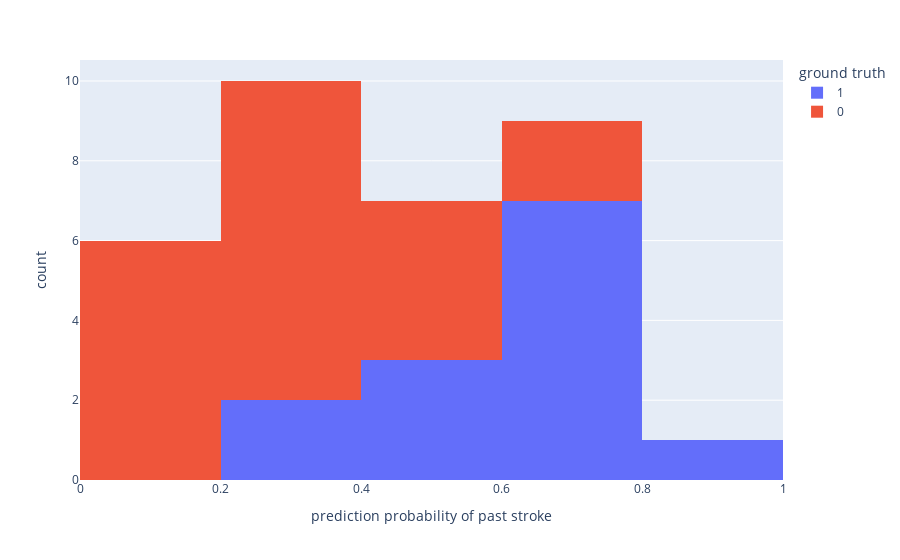

Notebook code cell kept with this figure:
### Markdown cell above
Let's see the probability distribution to see how wrong the model was for test set

### Code cell
y_test_pred_proba = grid_search.best_estimator_.predict_proba(X_test)
predictions = pd.DataFrame({"class": y_test_pred_rf,"rf_probability":y_test_pred_proba[:,1]})
px.histogram(predictions["rf_probability"], color=y_test, labels={"value":"prediction probability of past stroke", "color":"ground truth"})

### Figure 1 — Plotly figure (JSON) as saved in the notebook; plotly's stock layout.template omitted (floating-point values rounded to 4 significant figures)
{"data": [{"alignmentgroup": "True", "bingroup": "x", "hovertemplate": "ground truth=1<br>prediction probability of past stroke=%{x}<br>count=%{y}<extra></extra>", "legendgroup": "1", "marker": {"color": "#636efa", "pattern": {"shape": ""}}, "name": "1", "offsetgroup": "1", "orientation": "v", "showlegend": true, "type": "histogram", "x": [0.63, 0.77, 0.58, 0.51, 0.81, 0.73, 0.66, 0.35, 0.67, 0.29, 0.64, 0.79, 0.43], "xaxis": "x", "yaxis": "y"}, {"alignmentgroup": "True", "bingroup": "x", "hovertemplate": "ground truth=0<br>prediction probability of past stroke=%{x}<br>count=%{y}<extra></extra>", "legendgroup": "0", "marker": {"color": "#EF553B", "pattern": {"shape": ""}}, "name": "0", "offsetgroup": "0", "orientation": "v", "showlegend": true, "type": "histogram", "x": [0.16, 0.1, 0.27, 0.51, 0.1, 0.12, 0.28, 0.36, 0.55, 0.05, 0.47, 0.61, 0.29, 0.3, 0.61, 0.32, 0.52, 0.3, 0.14, 0.23], "xaxis": "x", "yaxis": "y"}], "layout": {"barmode": "relative", "legend": {"title": {"text": "ground truth"}, "tracegroupgap": 0}, "margin": {"t": 60}, "xaxis": {"anchor": "y", "domain": [0, 1], "title": {"text": "prediction probability of past stroke"}}, "yaxis": {"anchor": "x", "domain": [0, 1], "title": {"text": "count"}}}}
